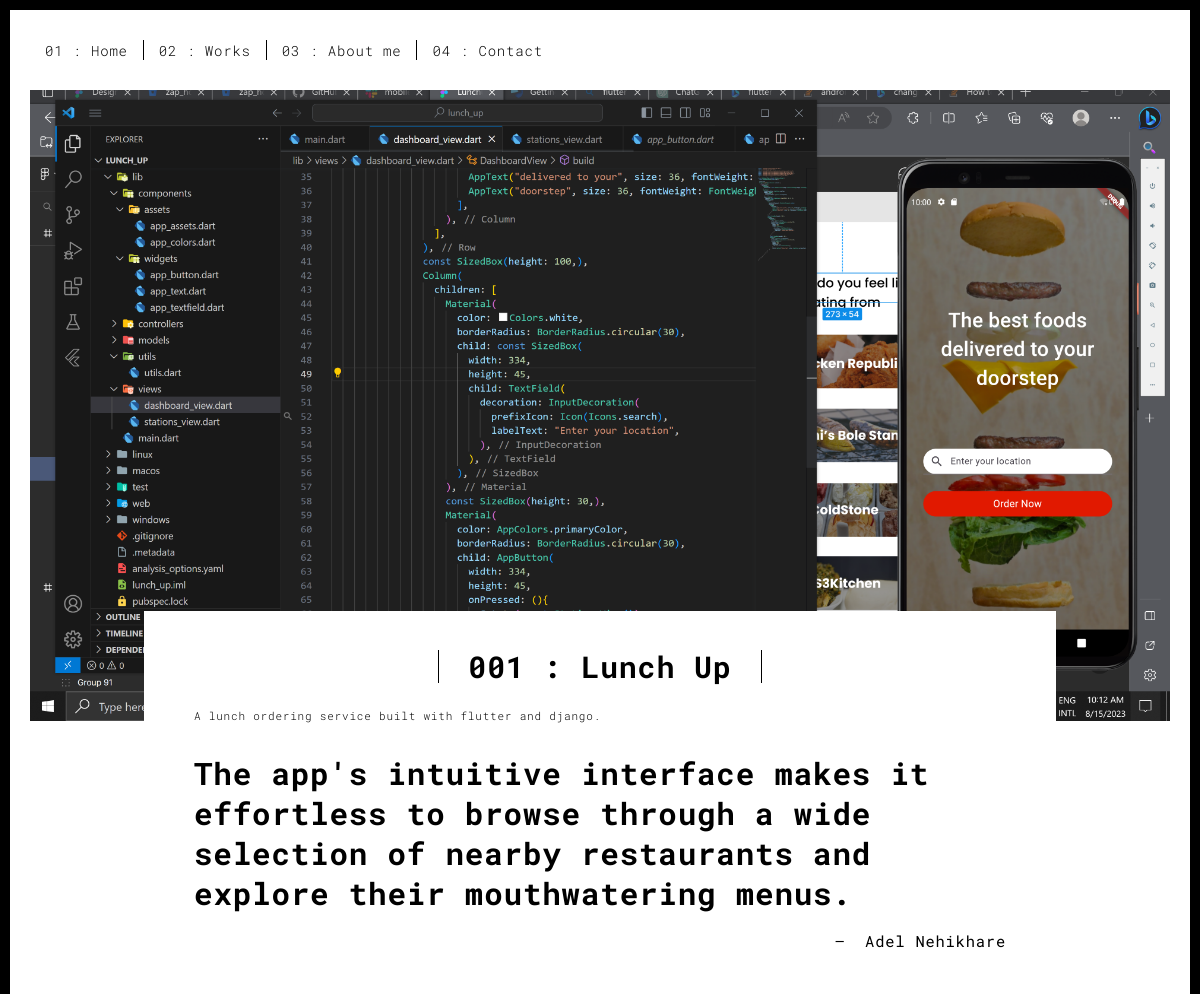
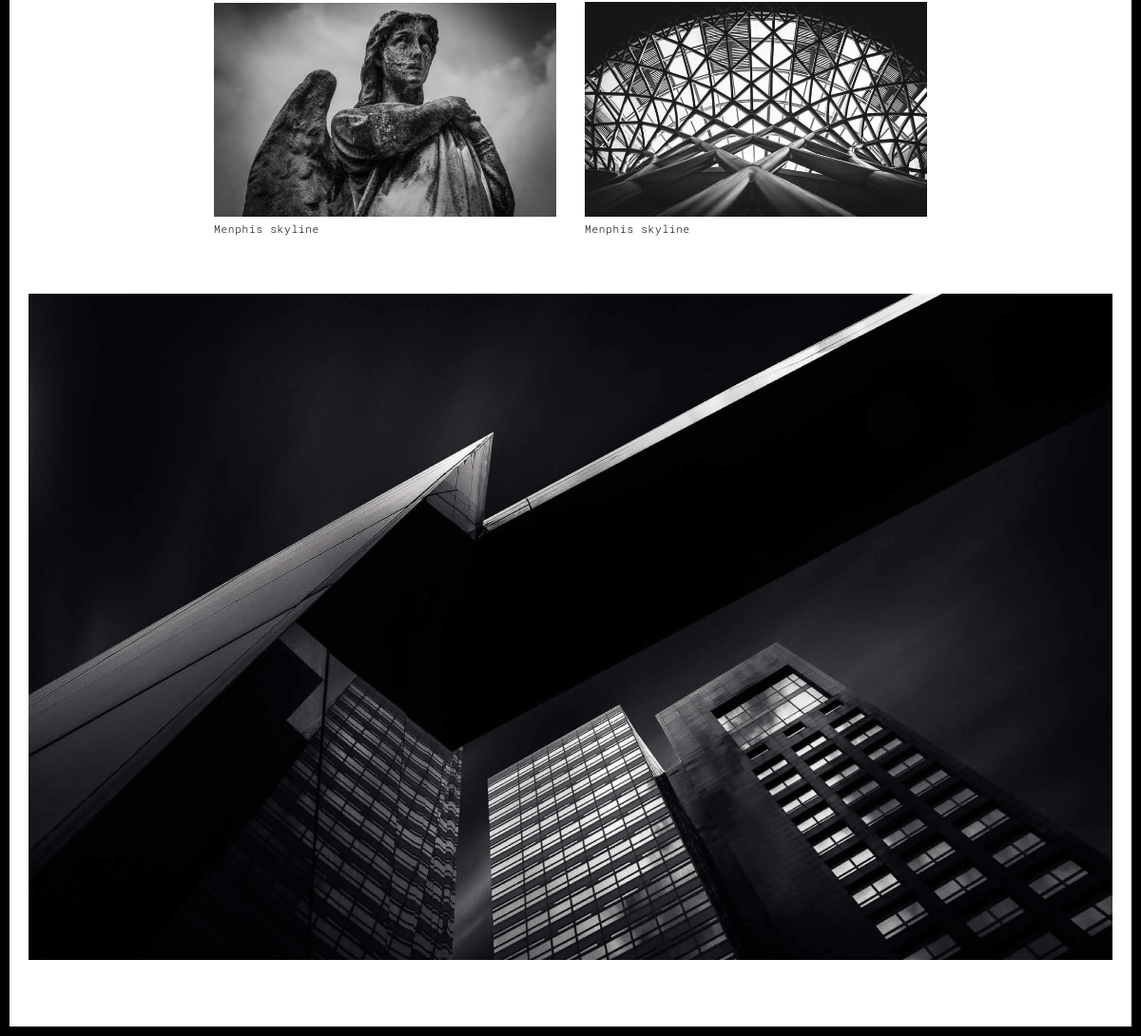
Screenshot of /work/1/ with the database file from the repository (2 pictures, top to bottom).
### main/models.py (models this page shows, shortened)
class Work(models.Model):
    name = models.CharField(max_length=200, null=True, blank=True)
    description = models.CharField(max_length=200, null=True, blank=True)
    work_image = models.ImageField(upload_to='uploads/')
    work_number = models.IntegerField()

class Review(models.Model):
    review = models.TextField(blank=True, null=True)
    author = models.CharField(max_length=200, blank=True, null=True)
    work = models.ForeignKey(Work, on_delete=models.CASCADE)

### main/views.py (the view)
# urls.py: path('work/<str:pk>/', views.work, name='work')
def work(request, pk):
    title = "Work"
    work = Work.objects.get(id=pk)
    review = Review.objects.get(work=work)
    context = {"title":title, "work":work, "review":review}
    return render(request, 'work.html', context)

### main/templates/work.html (shortened to what this page needs)
{% extends "dashbase.html" %}
{% load static %}
{% block content %}
<div class="section-container">
    <div class="container">
      <div class="row">
        <div class="col-xs-12">
          <img src="{{work.work_image.url}}" class="img-responsive" alt="">
          <div class="card-container">
            <div class="text-center">
              <h1 class="h2">00{{work.work_number}} : {{work.name}}</h1>
            </div>
            <p>{{work.description}}</p>
            <blockquote>
              <p>{{review.review}}</p>
              <small class="pull-right">{{review.author}}</small>
            </blockquote>
          </div>
        </div>
        <div class="col-md-8 col-md-offset-2 section-container-spacer">
          <div class="row">
            <div class="col-xs-12 col-md-6">
              <img src="{% static "images/work001-02.jpg" %}" class="img-responsive" alt="">
              <p>Menphis skyline</p>
            </div>
            <div class="col-xs-12 col-md-6">
              <img src="{% static "images/work001-03.jpg" %}" class="img-responsive" alt="">
              <p>Menphis skyline</p>
            </div>
          </div>
        </div>
        <div class="col-xs-12">
          <img src="{% static "images/work001-04.jpg" %}" class="img-responsive" alt="">
        </div>
      </div>
    </div>
</div>
{% endblock content %}

### main/templates/dashbase.html (shortened to what this page needs)
{% load static %}
<!DOCTYPE html>
<html lang="en">
<head>
    <link rel="stylesheet" href="{% static 'styles/main.3f6952e4.css' %}">
</head>
<body class="minimal">
    <div id="site-border-left"></div>
    <div id="site-border-right"></div>
    <div id="site-border-top"></div>
    <div id="site-border-bottom"></div>
    <header>
        <nav class="navbar  navbar-fixed-top navbar-default">
            <div class="container">
                <div class="collapse navbar-collapse" id="navbar-collapse">
                    <ul class="nav navbar-nav ">
                        <li><a href="{% url "index" %}" title="">01 : Home</a></li>
                        <li><a href="{% url "works" %}" title="">02 : Works</a></li>
                        <li><a href="{% url "about" %}" title="">03 : About me</a></li>
                        <li><a href="{% url "contact" %}" title="">04 : Contact</a></li>
                    </ul>
                </div>
            </div>
        </nav>
    </header>
    {% block content %}
    {% endblock content %}
</body>
</html>

### rows the page displays
Work: work_image (picture), work_number "1", name "Lunch Up", description "A lunch ordering service built with flutter and django."
Review: review "The app's intuitive interface makes it effortless to browse through a wide selection of nearby restaurants and explore their mouthwatering menus.", author "Adel Nehikhare"
